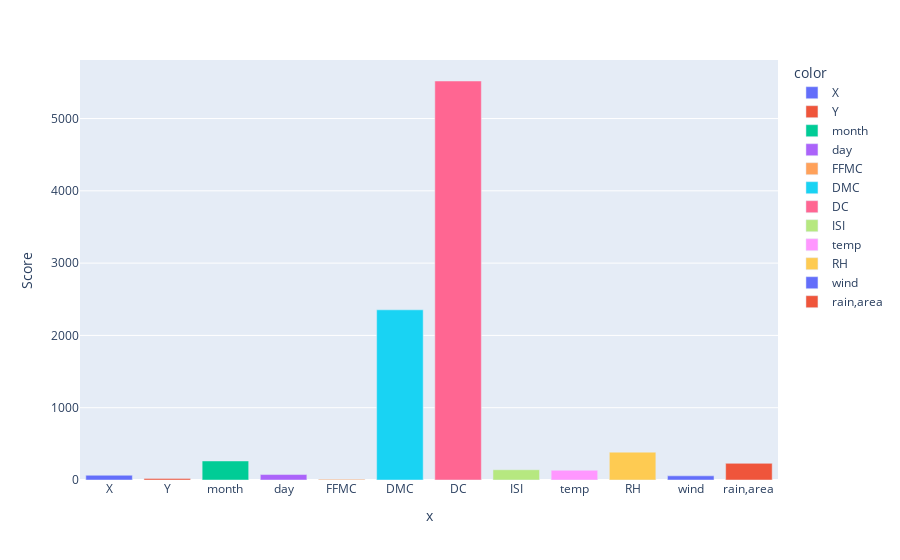

Source (notebook cell):
### Code cell
#Best Features - Univariate statistical selection
from sklearn.feature_selection import SelectKBest
from sklearn.feature_selection import chi2
import pandas as pd

#apply SelectKBest class to extract top 10 best features
feature_names = ['X','Y','month','day','FFMC','DMC','DC','ISI','temp','RH','wind','rain,area']
bestfeatures = SelectKBest(score_func=chi2, k=12)
fit = bestfeatures.fit(X,np.array(Y).astype(int))
dfscores = pd.DataFrame(fit.scores_)
df_specs = pd.Series(feature_names).astype(str)
#concat two dataframes for better visualization 
featureScores = pd.concat([df_specs,dfscores],axis=1)
featureScores.columns = ['Feature','Score']  #naming the dataframe columns
print(featureScores.nlargest(12,'Score'))  #print 10 best features
px.bar(featureScores, y='Score', x=feature_names, color=feature_names)

### Figure 1 — Plotly figure (JSON) as saved in the notebook; plotly's stock layout.template omitted (floating-point values rounded to 4 significant figures)
{"data": [{"alignmentgroup": "True", "hovertemplate": "color=X<br>x=%{x}<br>Score=%{y}<extra></extra>", "legendgroup": "X", "marker": {"color": "#636efa", "pattern": {"shape": ""}}, "name": "X", "offsetgroup": "X", "orientation": "v", "showlegend": true, "textposition": "auto", "type": "bar", "x": ["X"], "xaxis": "x", "y": [65.59], "yaxis": "y"}, {"alignmentgroup": "True", "hovertemplate": "color=Y<br>x=%{x}<br>Score=%{y}<extra></extra>", "legendgroup": "Y", "marker": {"color": "#EF553B", "pattern": {"shape": ""}}, "name": "Y", "offsetgroup": "Y", "orientation": "v", "showlegend": true, "textposition": "auto", "type": "bar", "x": ["Y"], "xaxis": "x", "y": [22.31], "yaxis": "y"}, {"alignmentgroup": "True", "hovertemplate": "color=month<br>x=%{x}<br>Score=%{y}<extra></extra>", "legendgroup": "month", "marker": {"color": "#00cc96", "pattern": {"shape": ""}}, "name": "month", "offsetgroup": "month", "orientation": "v", "showlegend": true, "textposition": "auto", "type": "bar", "x": ["month"], "xaxis": "x", "y": [263.3], "yaxis": "y"}, {"alignmentgroup": "True", "hovertemplate": "color=day<br>x=%{x}<br>Score=%{y}<extra></extra>", "legendgroup": "day", "marker": {"color": "#ab63fa", "pattern": {"shape": ""}}, "name": "day", "offsetgroup": "day", "orientation": "v", "showlegend": true, "textposition": "auto", "type": "bar", "x": ["day"], "xaxis": "x", "y": [75.32], "yaxis": "y"}, {"alignmentgroup": "True", "hovertemplate": "color=FFMC<br>x=%{x}<br>Score=%{y}<extra></extra>", "legendgroup": "FFMC", "marker": {"color": "#FFA15A", "pattern": {"shape": ""}}, "name": "FFMC", "offsetgroup": "FFMC", "orientation": "v", "showlegend": true, "textposition": "auto", "type": "bar", "x": ["FFMC"], "xaxis": "x", "y": [11.18], "yaxis": "y"}, {"alignmentgroup": "True", "hovertemplate": "color=DMC<br>x=%{x}<br>Score=%{y}<extra></extra>", "legendgroup": "DMC", "marker": {"color": "#19d3f3", "pattern": {"shape": ""}}, "name": "DMC", "offsetgroup": "DMC", "orientation": "v", "showlegend": true, "textposition": "auto", "type": "bar", "x": ["DMC"], "xaxis": "x", "y": [2354.0], "yaxis": "y"}, {"alignmentgroup": "True", "hovertemplate": "color=DC<br>x=%{x}<br>Score=%{y}<extra></extra>", "legendgroup": "DC", "marker": {"color": "#FF6692", "pattern": {"shape": ""}}, "name": "DC", "offsetgroup": "DC", "orientation": "v", "showlegend": true, "textposition": "auto", "type": "bar", "x": ["DC"], "xaxis": "x", "y": [5519.0], "yaxis": "y"}, {"alignmentgroup": "True", "hovertemplate": "color=ISI<br>x=%{x}<br>Score=%{y}<extra></extra>", "legendgroup": "ISI", "marker": {"color": "#B6E880", "pattern": {"shape": ""}}, "name": "ISI", "offsetgroup": "ISI", "orientation": "v", "showlegend": true, "textposition": "auto", "type": "bar", "x": ["ISI"], "xaxis": "x", "y": [141.6], "yaxis": "y"}, {"alignmentgroup": "True", "hovertemplate": "color=temp<br>x=%{x}<br>Score=%{y}<extra></extra>", "legendgroup": "temp", "marker": {"color": "#FF97FF", "pattern": {"shape": ""}}, "name": "temp", "offsetgroup": "temp", "orientation": "v", "showlegend": true, "textposition": "auto", "type": "bar", "x": ["temp"], "xaxis": "x", "y": [134.6], "yaxis": "y"}, {"alignmentgroup": "True", "hovertemplate": "color=RH<br>x=%{x}<br>Score=%{y}<extra></extra>", "legendgroup": "RH", "marker": {"color": "#FECB52", "pattern": {"shape": ""}}, "name": "RH", "offsetgroup": "RH", "orientation": "v", "showlegend": true, "textposition": "auto", "type": "bar", "x": ["RH"], "xaxis": "x", "y": [385.5], "yaxis": "y"}, {"alignmentgroup": "True", "hovertemplate": "color=wind<br>x=%{x}<br>Score=%{y}<extra></extra>", "legendgroup": "wind", "marker": {"color": "#636efa", "pattern": {"shape": ""}}, "name": "wind", "offsetgroup": "wind", "orientation": "v", "showlegend": true, "textposition": "auto", "type": "bar", "x": ["wind"], "xaxis": "x", "y": [57.5], "yaxis": "y"}, {"alignmentgroup": "True", "hovertemplate": "color=rain,area<br>x=%{x}<br>Score=%{y}<extra></extra>", "legendgroup": "rain,area", "marker": {"color": "#EF553B", "pattern": {"shape": ""}}, "name": "rain,area", "offsetgroup": "rain,area", "orientation": "v", "showlegend": true, "textposition": "auto", "type": "bar", "x": ["rain,area"], "xaxis": "x", "y": [230.6], "yaxis": "y"}], "layout": {"barmode": "relative", "legend": {"title": {"text": "color"}, "tracegroupgap": 0}, "margin": {"t": 60}, "xaxis": {"anchor": "y", "domain": [0, 1], "title": {"text": "x"}}, "yaxis": {"anchor": "x", "domain": [0, 1], "title": {"text": "Score"}}}}
